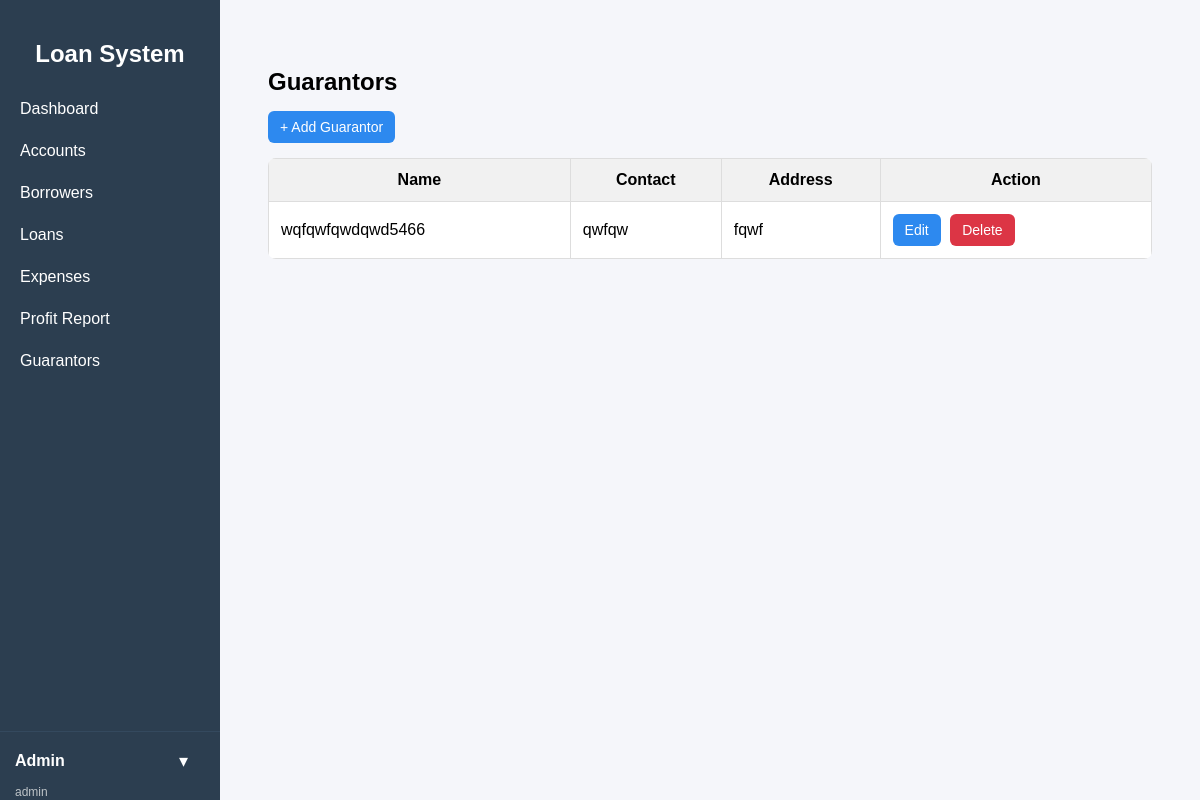
/public/index.php?url=guarantor/index (signed in), run on an earlier commit of the app's database.
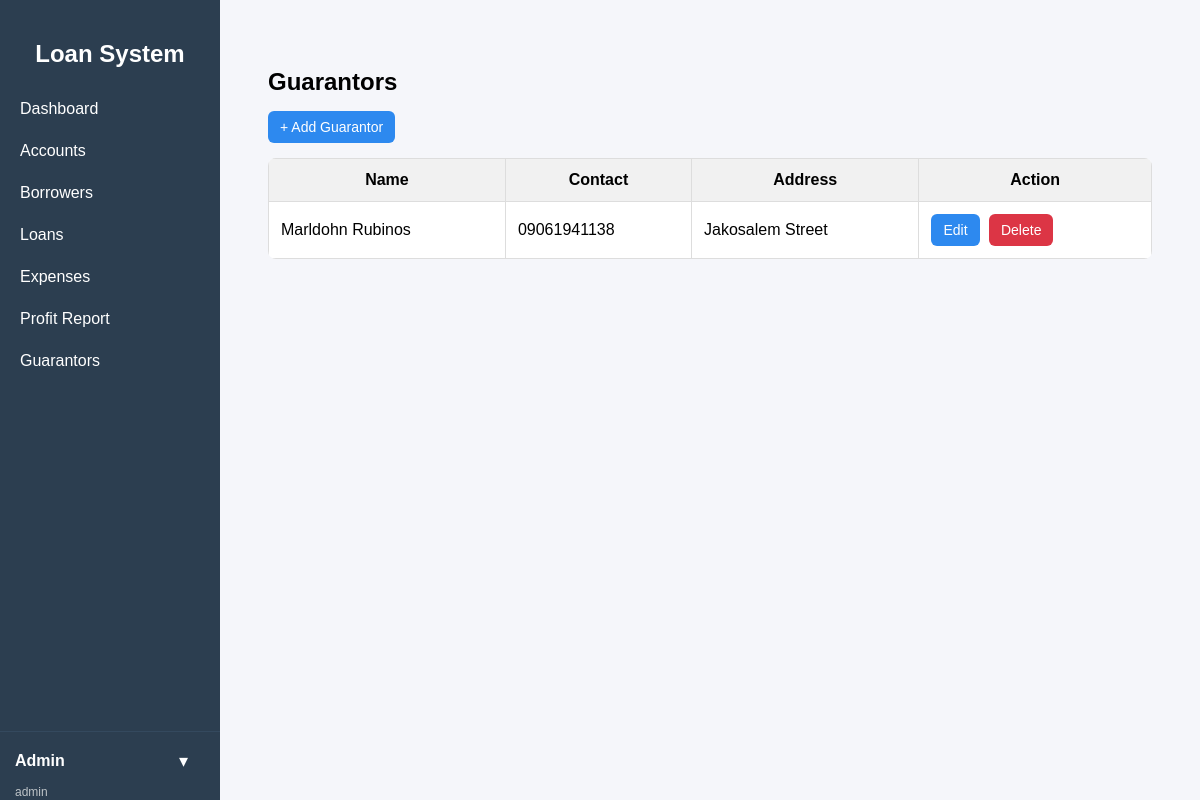
And on a later commit of the database.
### tables this page shows
CREATE TABLE `guarantors` (
  `id` int(11) NOT NULL,
  `fullname` varchar(100) DEFAULT NULL,
  `contact` varchar(20) DEFAULT NULL,
  `address` text DEFAULT NULL,
  `created_at` timestamp NOT NULL DEFAULT current_timestamp()
);

### app/controllers/GuarantorController.php (called while the page is built, shortened)
<?php
require_once "../app/models/Guarantor.php";
class GuarantorController {
    private $guarantor;
    public function __construct() {
        $this->guarantor = new Guarantor();
    }
    public function index() {
        $guarantors = $this->guarantor->getAll();
        require "../app/views/guarantors/index.php";
    }
}

### core/App.php (called while the page is built, shortened)
<?php
class App {
    protected $method = "index";
    public function __construct() {
        $url = $this->parseUrl();
        if (isset($url[0])) {
            $controllerName = ucfirst($url[0]) . "Controller";
            $controllerFile = "../app/controllers/" . $controllerName . ".php";
            if (file_exists($controllerFile)) {
                unset($url[0]);
            }
        }
        $this->controller = new $this->controller;
        if (isset($url[1]) && method_exists($this->controller, $url[1])) {
            $this->method = $url[1];
            unset($url[1]);
        }
        $params = $url ? array_values($url) : [];
        call_user_func_array([$this->controller, $this->method], $params);
    }
    public function parseUrl() {
        if (isset($_GET['url']) && !empty($_GET['url'])) {
            return explode("/", filter_var(rtrim($_GET['url'], "/"), FILTER_SANITIZE_URL));
        }
        return [];
    }
}

### public/index.php (called while the page is built)
<?php
require_once "../core/App.php";
$app = new App();

### core/Model.php (called while the page is built, shortened)
<?php
require_once __DIR__ . '/../config/database.php';
class Model {
    public function __construct() {
        $db = new Database();
        $this->conn = $db->connect();
    }
}

### config/database.php (called while the page is built, shortened)
<?php
class Database {
    private $host = "localhost";
    private $db_name = "loan_db";
    private $username = "root";
    private $password = "";
    public function connect() {
        $this->conn = null;
        try {
            $this->conn = new PDO(
                "mysql:host={$this->host};port=3306;dbname={$this->db_name}",
                $this->username,
                $this->password
            );
            $this->conn->setAttribute(
                PDO::ATTR_ERRMODE,
                PDO::ERRMODE_EXCEPTION
            );
        } catch (PDOException $e) {
            die("Connection failed: " . $e->getMessage());
        }
        return $this->conn;
    }
}

### app/models/Guarantor.php (called while the page is built, shortened)
<?php
require_once "../core/Model.php";
class Guarantor extends Model {
    public function getAll() {
        $stmt = $this->conn->prepare("
            SELECT * FROM guarantors ORDER BY id DESC
        ");
        $stmt->execute();
        return $stmt->fetchAll(PDO::FETCH_ASSOC);
    }
}

### app/views/guarantors/index.php (the view, shortened to what this page needs)
<?php include __DIR__ . "/../layouts/sidebar.php"; ?>
<div class="container">
<h2>Guarantors</h2>
<button class="btn-primary" onclick="openCreateModal()">
    + Add Guarantor
</button>
<table>
    <tr>
        <th>Name</th>
        <th>Contact</th>
        <th>Address</th>
        <th>Action</th>
    </tr>
    <?php if (!empty($guarantors)): ?>
        <?php foreach ($guarantors as $g): ?>
        <tr>
            <td><?= htmlspecialchars($g['fullname']) ?></td>
            <td><?= htmlspecialchars($g['contact']) ?></td>
            <td><?= htmlspecialchars($g['address']) ?></td>
            <td>
                <button class="btn-primary"
                    onclick="openEditModal(
                        '<?= $g['id'] ?>',
                        '<?= htmlspecialchars($g['fullname'], ENT_QUOTES) ?>',
                        '<?= htmlspecialchars($g['contact'], ENT_QUOTES) ?>',
                        '<?= htmlspecialchars($g['address'], ENT_QUOTES) ?>'
                    )">
                    Edit
                </button>
                 <a class="btn btn-danger"
                   href="/LoanManagement/public/index.php?url=guarantor/delete/<?= $g['id'] ?>"
                   onclick="return confirm('Delete this guarantor?')">
                    Delete
                </a>
            </td>
        </tr>
        <?php endforeach; ?>
    <?php else: ?>
        <tr>
            <td colspan="4">No guarantors found</td>
        </tr>
    <?php endif; ?>
</table>
</div>
<?php include __DIR__ . "/../layouts/footer.php"; ?>

What changed in the data, as far as the page shows it:
changed guarantors: fullname "wqfqwfqwdqwd5466" → "Marldohn Rubinos"; contact "qwfqw" → "09061941138"; address "fqwf" → "Jakosalem Street"
